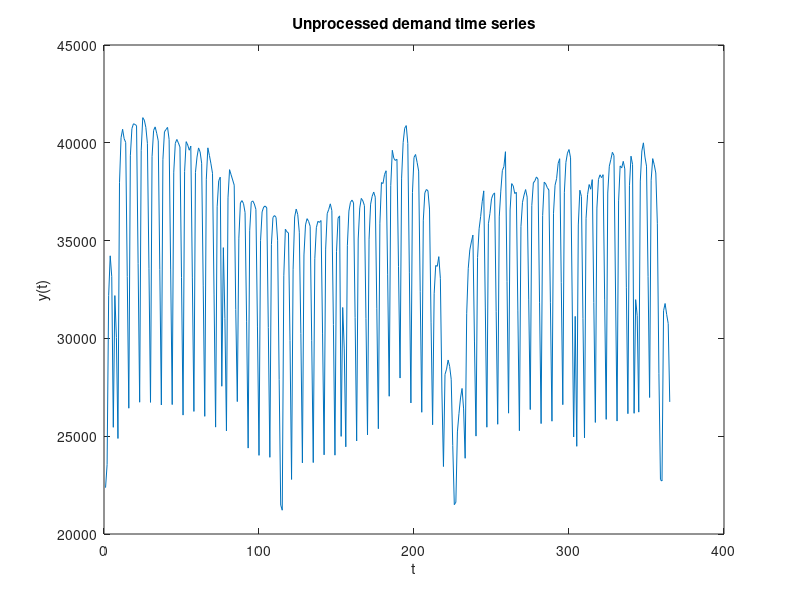
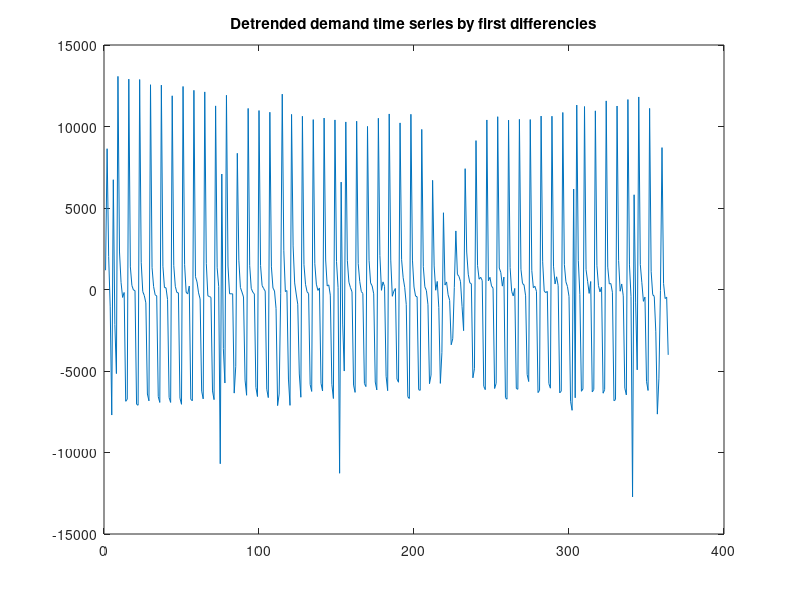

MATLAB code to generate these figures, in order: (Note: this script raises an error after producing the figures.)
%% Ergasia Xronoseirwn : Zisou Charilaos AEM 9213 ,Karatzas Michalis AEM 9137
close all; clear; clc;

% import data
load('demandData.mat');

% %mikalaki code
% teamNumber=7;
% 
% %computing the time and the regionNumber ,we have to examine.
% time = mod(teamNumber,24) +1; %8
% regionNumber = mod(teamNumber,7) +1 +4; % column 5
% 
% %load the xls file data. 
% italyPowerData=xlsread('ElectricPowerItaly.xls','demand');
% 
% %getting the timeserie we want to examine 
% demand1=italyPowerData(italyPowerData(:,4)==8,5);
% 
% 
% %mikalaki end


%constants
per = 7;
maorder = 7;
maxtau = 100;
Tmax = 10;  
p=4;
q=1;
alpha = 0.05;
zalpha = norminv(1-alpha/2);
n = length(demand);

% plot unprocessed time series
figure(1)
clf
plot(demand)
%splot(demand,'-o')
hold on
xlabel('t')
ylabel('y(t)')
title('Unprocessed demand time series')

%% LINEAR 1
% % detrend time series
% maDemand = movingaveragesmooth2(demand, maorder);
% detrended = demand - maDemand;
% figure(2)
% plot(detrended)
% title(['Detrended demand time series by MA(', num2str(maorder), ') smoothing'])

% 1a.detrend time series First Differences
detrended=zeros(364,1);
for i=1:364
    detrended(i)=demand(i+1)-demand(i);
end
figure(2)
plot(detrended)
title(['Detrended demand time series by first differencies'])

% deseason time series
deseasonedc = seasonalcomponents(detrended, per);
%deseasonedma = movingaverageseasonal(detrended, per);
deseasoned =  detrended - deseasonedc;
figure(3)
plot(deseasoned)
title('Deseasoned demand time series')

%% LINEAR 2
% Autocorrelation of deseasoned time series using average seasonal component
figure(4)
ac1 = autocorrelation(deseasoned(~isnan(deseasoned)), maxtau);
autlim = zalpha/sqrt(n);
figure(5)
clf
hold on
for ii=1:maxtau
    plot(ac1(ii+1,1)*[1 1],[0 ac1(ii+1,2)],'b','linewidth',1.5)
end
plot([0 maxtau+1],[0 0],'k','linewidth',1.5)
plot([0 maxtau+1],autlim*[1 1],'--c','linewidth',1.5)
plot([0 maxtau+1],-autlim*[1 1],'--c','linewidth',1.5)
xlabel('\tau')
ylabel('r(\tau)')
title('Autocorrelation')

% Ljung-Box Portmanteau Test
figure(6)
tittxt = ('Deseasoned time series');
[h2V,p2V,Q2V] = portmanteauLB(ac1(2:maxtau+1,2),n,alpha,tittxt);

% Partial autocorrelation
pac1 = parautocor(deseasoned, maxtau);
figure(7)
clf
hold on
for ii=1:maxtau
    plot(ac1(ii+1,1)*[1 1],[0 pac1(ii)],'b','linewidth',1.5)
end
plot([0 maxtau+1],[0 0],'k','linewidth',1.5)
plot([0 maxtau+1],autlim*[1 1],'--c','linewidth',1.5)
plot([0 maxtau+1],-autlim*[1 1],'--c','linewidth',1.5)
xlabel('\tau')
ylabel('\phi_{\tau,\tau}')
title('Partial autocorrelation of deseasoned demand')

%% LINEAR 3
% %AIC criterion for different models( model with minimun AIC criterion is
% %the bestfit.
% akaike(deseasoned,Tmax);

% Fit ARMA Model
%[nrmseV,phiallV,thetaallV,SDz,aicS,fpeS]=fitARMA(deseasoned, p, q, Tmax);
%aicS = akaike(deseasoned, Tmax);
%results are p=6,q=0

%ARMA model parameters.
p=6
%p=3
q=0

%fitting the model
[nrmseV,phiV,thetaV,SDz,~,~,armamodel]=fitARMA(deseasoned, p, q, Tmax);
% 
%plotting the NRMSE for Tmax steps forward
hold off;
plot(nrmseV);
title(sprintf('NRMSE of ARMA(%d,%d) fit in demand time series, autocorrelation',p,q));

xlabel("steps forward");
ylabel("value");

%% LINEAR 4
% %predictions=[];
% indexes=[];
% nrmse=[];
% step=30;
% for n1 = 20:step:n %6 different points in total
%    indexes=[indexes n1];
%    
%    [nrmseV,~,~,~] = predictARMAnrmse(deseasoned,5,0,1,n-n1,[]);
%    nrmse=[nrmse nrmseV];
%    
%    %[predictions] =[predictions predictARMAmultistep(deseasoned,n1,5,0,1,[])];
%    %[preV] = predictARMAmultistep(xV,n1,p,q,Tmax,'example');
% end
% 
% figure()
% 
% % plot(indexes,predictions,"-o");
% % hold on;
% plot(indexes,nrmse,"-o");
% title("NRMSE for one step forward prediction with AR(5) model");
% xlabel("Size of learning test");
% legend("NRMSE");

index=1;
nrmseAR5 = zeros(5,1);
for i=70:5:90
    [nrmseAR5(index),~,~,~] = predictARMAnrmse(deseasoned, 5, 0, 1, round(0.01*(100-i)*n), '');
    index=index+1;
end
figure(8)
plot((0.7:0.05:0.9).',nrmseAR5,'-o')
title('NRMSE for one step forward demand prediction with AR(5) model')
ylabel('NRMSE value')
xlabel('Percentage of time series used as training set ')



